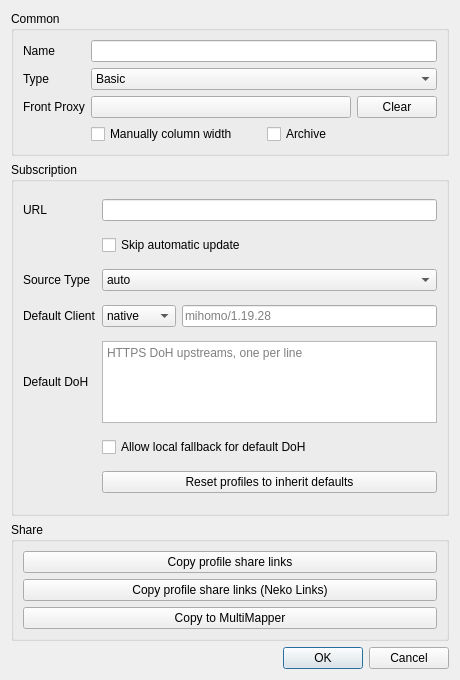
<?xml version="1.0" encoding="UTF-8"?>
<ui version="4.0">
 <class>DialogEditGroup</class>
 <widget class="QDialog" name="DialogEditGroup">
  <property name="geometry">
   <rect>
    <x>0</x>
    <y>0</y>
    <width>460</width>
    <height>680</height>
   </rect>
  </property>
  <property name="minimumSize">
   <size>
    <width>400</width>
    <height>300</height>
   </size>
  </property>
  <property name="windowTitle">
   <string>Edit Group</string>
  </property>
  <layout class="QVBoxLayout" name="verticalLayout">
   <item>
    <widget class="QGroupBox" name="cat_common">
     <property name="sizePolicy">
      <sizepolicy hsizetype="Preferred" vsizetype="Maximum">
       <horstretch>0</horstretch>
       <verstretch>0</verstretch>
      </sizepolicy>
     </property>
     <property name="title">
      <string>Common</string>
     </property>
     <layout class="QGridLayout" name="main">
      <item row="0" column="1">
       <widget class="QLineEdit" name="name"/>
      </item>
      <item row="1" column="0">
       <widget class="QLabel" name="label_2">
        <property name="text">
         <string>Type</string>
        </property>
       </widget>
      </item>
      <item row="1" column="1">
       <widget class="QComboBox" name="type">
        <item>
         <property name="text">
          <string>Basic</string>
         </property>
        </item>
        <item>
         <property name="text">
          <string>Subscription</string>
         </property>
        </item>
       </widget>
      </item>
      <item row="2" column="0">
       <widget class="QLabel" name="front_proxy_l">
        <property name="text">
         <string>Front Proxy</string>
        </property>
       </widget>
      </item>
      <item row="3" column="1">
       <layout class="QHBoxLayout" name="horizontalLayout_2">
        <item>
         <widget class="QCheckBox" name="manually_column_width">
          <property name="text">
           <string>Manually column width</string>
          </property>
         </widget>
        </item>
        <item>
         <widget class="QCheckBox" name="archive">
          <property name="text">
           <string>Archive</string>
          </property>
         </widget>
        </item>
       </layout>
      </item>
      <item row="0" column="0">
       <widget class="QLabel" name="label">
        <property name="text">
         <string>Name</string>
        </property>
       </widget>
      </item>
      <item row="2" column="1">
       <layout class="QHBoxLayout" name="horizontalLayout">
        <item>
         <widget class="QPushButton" name="front_proxy">
          <property name="text">
           <string notr="true"/>
          </property>
         </widget>
        </item>
        <item>
         <widget class="QPushButton" name="front_proxy_clear">
          <property name="sizePolicy">
           <sizepolicy hsizetype="Maximum" vsizetype="Fixed">
            <horstretch>0</horstretch>
            <verstretch>0</verstretch>
           </sizepolicy>
          </property>
          <property name="text">
           <string>Clear</string>
          </property>
         </widget>
        </item>
       </layout>
      </item>
     </layout>
    </widget>
   </item>
   <item>
    <widget class="QGroupBox" name="cat_sub">
     <property name="title">
      <string>Subscription</string>
     </property>
     <layout class="QGridLayout" name="_2">
      <item row="0" column="0">
       <widget class="QLabel" name="label_4">
        <property name="text">
         <string>URL</string>
        </property>
       </widget>
      </item>
      <item row="0" column="1">
       <widget class="MyLineEdit" name="url"/>
      </item>
      <item row="1" column="1">
       <widget class="QCheckBox" name="skip_auto_update">
        <property name="text">
         <string>Skip automatic update</string>
        </property>
       </widget>
      </item>
      <item row="2" column="0">
       <widget class="QLabel" name="source_type_l">
        <property name="text">
         <string>Source Type</string>
        </property>
       </widget>
      </item>
      <item row="2" column="1">
       <widget class="QComboBox" name="source_type">
        <item>
         <property name="text">
          <string>auto</string>
         </property>
        </item>
        <item>
         <property name="text">
          <string>clash</string>
         </property>
        </item>
        <item>
         <property name="text">
          <string>subscription</string>
         </property>
        </item>
        <item>
         <property name="text">
          <string>manual</string>
         </property>
        </item>
       </widget>
      </item>
      <item row="3" column="0">
       <widget class="QLabel" name="default_client_mode_l">
        <property name="text">
         <string>Default Client</string>
        </property>
       </widget>
      </item>
      <item row="3" column="1">
       <layout class="QHBoxLayout" name="defaultClientLayout">
        <item>
         <widget class="QComboBox" name="default_client_mode">
          <item>
           <property name="text">
            <string>native</string>
           </property>
          </item>
          <item>
           <property name="text">
            <string>mihomo</string>
           </property>
          </item>
          <item>
           <property name="text">
            <string>custom</string>
           </property>
          </item>
         </widget>
        </item>
        <item>
         <widget class="MyLineEdit" name="default_client_value">
          <property name="placeholderText">
           <string>mihomo/1.19.28</string>
          </property>
         </widget>
        </item>
       </layout>
      </item>
      <item row="4" column="0">
       <widget class="QLabel" name="default_server_resolver_doh_l">
        <property name="text">
         <string>Default DoH</string>
        </property>
       </widget>
      </item>
      <item row="4" column="1">
       <widget class="QPlainTextEdit" name="default_server_resolver_doh">
        <property name="maximumSize">
         <size>
          <width>16777215</width>
          <height>82</height>
         </size>
        </property>
        <property name="placeholderText">
         <string>HTTPS DoH upstreams, one per line</string>
        </property>
       </widget>
      </item>
      <item row="5" column="1">
       <widget class="QCheckBox" name="default_server_resolver_fallback">
        <property name="text">
         <string>Allow local fallback for default DoH</string>
        </property>
       </widget>
      </item>
      <item row="6" column="1">
       <widget class="QPushButton" name="reset_profiles_inherit_defaults">
        <property name="text">
         <string>Reset profiles to inherit defaults</string>
        </property>
       </widget>
      </item>
     </layout>
    </widget>
   </item>
   <item>
    <widget class="QGroupBox" name="cat_share">
     <property name="title">
      <string>Share</string>
     </property>
     <layout class="QVBoxLayout" name="verticalLayout_2">
      <item>
       <widget class="QPushButton" name="copy_links">
        <property name="text">
         <string>Copy profile share links</string>
        </property>
       </widget>
      </item>
      <item>
       <widget class="QPushButton" name="copy_links_nkr">
        <property name="text">
         <string>Copy profile share links (Neko Links)</string>
        </property>
       </widget>
      </item>
      <item>
       <widget class="QPushButton" name="copy_links_multimapper">
        <property name="text">
         <string>Copy to MultiMapper</string>
        </property>
       </widget>
      </item>
     </layout>
    </widget>
   </item>
   <item>
    <widget class="QDialogButtonBox" name="buttonBox">
     <property name="standardButtons">
      <set>QDialogButtonBox::Cancel|QDialogButtonBox::Ok</set>
     </property>
    </widget>
   </item>
  </layout>
 </widget>
 <customwidgets>
  <customwidget>
   <class>MyLineEdit</class>
   <extends>QLineEdit</extends>
   <header>ui/widget/MyLineEdit.h</header>
  </customwidget>
 </customwidgets>
 <tabstops>
  <tabstop>name</tabstop>
  <tabstop>type</tabstop>
  <tabstop>front_proxy</tabstop>
  <tabstop>front_proxy_clear</tabstop>
  <tabstop>manually_column_width</tabstop>
  <tabstop>archive</tabstop>
  <tabstop>url</tabstop>
  <tabstop>skip_auto_update</tabstop>
  <tabstop>source_type</tabstop>
  <tabstop>default_client_mode</tabstop>
  <tabstop>default_client_value</tabstop>
  <tabstop>default_server_resolver_doh</tabstop>
  <tabstop>default_server_resolver_fallback</tabstop>
  <tabstop>reset_profiles_inherit_defaults</tabstop>
  <tabstop>copy_links</tabstop>
  <tabstop>copy_links_nkr</tabstop>
  <tabstop>copy_links_multimapper</tabstop>
 </tabstops>
 <resources/>
 <connections>
  <connection>
   <sender>buttonBox</sender>
   <signal>rejected()</signal>
   <receiver>DialogEditGroup</receiver>
   <slot>reject()</slot>
   <hints>
    <hint type="sourcelabel">
     <x>199</x>
     <y>275</y>
    </hint>
    <hint type="destinationlabel">
     <x>199</x>
     <y>149</y>
    </hint>
   </hints>
  </connection>
  <connection>
   <sender>buttonBox</sender>
   <signal>accepted()</signal>
   <receiver>DialogEditGroup</receiver>
   <slot>accept()</slot>
   <hints>
    <hint type="sourcelabel">
     <x>199</x>
     <y>291</y>
    </hint>
    <hint type="destinationlabel">
     <x>199</x>
     <y>157</y>
    </hint>
   </hints>
  </connection>
 </connections>
</ui>
